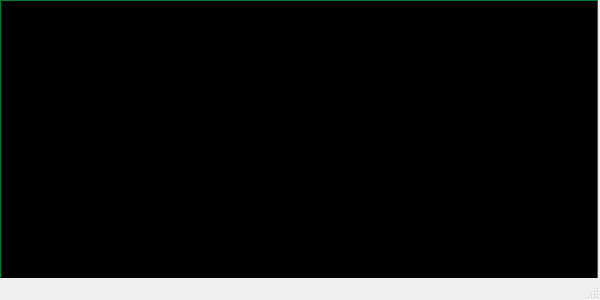
<?xml version="1.0" encoding="UTF-8"?>
<ui version="4.0">
 <class>YerothVenteListStocksWindow</class>
 <widget class="QMainWindow" name="YerothVenteListStocksWindow">
  <property name="windowModality">
   <enum>Qt::WindowModal</enum>
  </property>
  <property name="geometry">
   <rect>
    <x>0</x>
    <y>0</y>
    <width>600</width>
    <height>300</height>
   </rect>
  </property>
  <property name="windowTitle">
   <string>Yeroth-pgi-3.0 - fiche des stocks - vendre</string>
  </property>
  <widget class="QWidget" name="centralwidget">
   <widget class="YerothERPStocksTableView" name="tableView_PDV_list_stocks">
    <property name="geometry">
     <rect>
      <x>0</x>
      <y>0</y>
      <width>598</width>
      <height>299</height>
     </rect>
    </property>
    <property name="palette">
     <palette>
      <active>
       <colorrole role="WindowText">
        <brush brushstyle="SolidPattern">
         <color alpha="255">
          <red>0</red>
          <green>0</green>
          <blue>0</blue>
         </color>
        </brush>
       </colorrole>
       <colorrole role="Button">
        <brush brushstyle="SolidPattern">
         <color alpha="255">
          <red>2</red>
          <green>160</green>
          <blue>70</blue>
         </color>
        </brush>
       </colorrole>
       <colorrole role="Light">
        <brush brushstyle="SolidPattern">
         <color alpha="255">
          <red>3</red>
          <green>240</green>
          <blue>105</blue>
         </color>
        </brush>
       </colorrole>
       <colorrole role="Midlight">
        <brush brushstyle="SolidPattern">
         <color alpha="255">
          <red>2</red>
          <green>200</green>
          <blue>87</blue>
         </color>
        </brush>
       </colorrole>
       <colorrole role="Dark">
        <brush brushstyle="SolidPattern">
         <color alpha="255">
          <red>1</red>
          <green>80</green>
          <blue>35</blue>
         </color>
        </brush>
       </colorrole>
       <colorrole role="Mid">
        <brush brushstyle="SolidPattern">
         <color alpha="255">
          <red>1</red>
          <green>107</green>
          <blue>46</blue>
         </color>
        </brush>
       </colorrole>
       <colorrole role="Text">
        <brush brushstyle="SolidPattern">
         <color alpha="255">
          <red>0</red>
          <green>0</green>
          <blue>0</blue>
         </color>
        </brush>
       </colorrole>
       <colorrole role="BrightText">
        <brush brushstyle="SolidPattern">
         <color alpha="255">
          <red>255</red>
          <green>255</green>
          <blue>255</blue>
         </color>
        </brush>
       </colorrole>
       <colorrole role="ButtonText">
        <brush brushstyle="SolidPattern">
         <color alpha="255">
          <red>0</red>
          <green>0</green>
          <blue>0</blue>
         </color>
        </brush>
       </colorrole>
       <colorrole role="Base">
        <brush brushstyle="SolidPattern">
         <color alpha="255">
          <red>0</red>
          <green>0</green>
          <blue>0</blue>
         </color>
        </brush>
       </colorrole>
       <colorrole role="Window">
        <brush brushstyle="SolidPattern">
         <color alpha="255">
          <red>2</red>
          <green>160</green>
          <blue>70</blue>
         </color>
        </brush>
       </colorrole>
       <colorrole role="Shadow">
        <brush brushstyle="SolidPattern">
         <color alpha="255">
          <red>0</red>
          <green>0</green>
          <blue>0</blue>
         </color>
        </brush>
       </colorrole>
       <colorrole role="Highlight">
        <brush brushstyle="SolidPattern">
         <color alpha="255">
          <red>0</red>
          <green>0</green>
          <blue>0</blue>
         </color>
        </brush>
       </colorrole>
       <colorrole role="HighlightedText">
        <brush brushstyle="SolidPattern">
         <color alpha="255">
          <red>2</red>
          <green>160</green>
          <blue>70</blue>
         </color>
        </brush>
       </colorrole>
       <colorrole role="AlternateBase">
        <brush brushstyle="SolidPattern">
         <color alpha="255">
          <red>128</red>
          <green>207</green>
          <blue>162</blue>
         </color>
        </brush>
       </colorrole>
       <colorrole role="ToolTipBase">
        <brush brushstyle="SolidPattern">
         <color alpha="255">
          <red>255</red>
          <green>255</green>
          <blue>220</blue>
         </color>
        </brush>
       </colorrole>
       <colorrole role="ToolTipText">
        <brush brushstyle="SolidPattern">
         <color alpha="255">
          <red>0</red>
          <green>0</green>
          <blue>0</blue>
         </color>
        </brush>
       </colorrole>
       <colorrole role="PlaceholderText">
        <brush brushstyle="NoBrush">
         <color alpha="128">
          <red>0</red>
          <green>0</green>
          <blue>0</blue>
         </color>
        </brush>
       </colorrole>
      </active>
      <inactive>
       <colorrole role="WindowText">
        <brush brushstyle="SolidPattern">
         <color alpha="255">
          <red>0</red>
          <green>0</green>
          <blue>0</blue>
         </color>
        </brush>
       </colorrole>
       <colorrole role="Button">
        <brush brushstyle="SolidPattern">
         <color alpha="255">
          <red>2</red>
          <green>160</green>
          <blue>70</blue>
         </color>
        </brush>
       </colorrole>
       <colorrole role="Light">
        <brush brushstyle="SolidPattern">
         <color alpha="255">
          <red>3</red>
          <green>240</green>
          <blue>105</blue>
         </color>
        </brush>
       </colorrole>
       <colorrole role="Midlight">
        <brush brushstyle="SolidPattern">
         <color alpha="255">
          <red>2</red>
          <green>200</green>
          <blue>87</blue>
         </color>
        </brush>
       </colorrole>
       <colorrole role="Dark">
        <brush brushstyle="SolidPattern">
         <color alpha="255">
          <red>1</red>
          <green>80</green>
          <blue>35</blue>
         </color>
        </brush>
       </colorrole>
       <colorrole role="Mid">
        <brush brushstyle="SolidPattern">
         <color alpha="255">
          <red>1</red>
          <green>107</green>
          <blue>46</blue>
         </color>
        </brush>
       </colorrole>
       <colorrole role="Text">
        <brush brushstyle="SolidPattern">
         <color alpha="255">
          <red>0</red>
          <green>0</green>
          <blue>0</blue>
         </color>
        </brush>
       </colorrole>
       <colorrole role="BrightText">
        <brush brushstyle="SolidPattern">
         <color alpha="255">
          <red>255</red>
          <green>255</green>
          <blue>255</blue>
         </color>
        </brush>
       </colorrole>
       <colorrole role="ButtonText">
        <brush brushstyle="SolidPattern">
         <color alpha="255">
          <red>0</red>
          <green>0</green>
          <blue>0</blue>
         </color>
        </brush>
       </colorrole>
       <colorrole role="Base">
        <brush brushstyle="SolidPattern">
         <color alpha="255">
          <red>0</red>
          <green>0</green>
          <blue>0</blue>
         </color>
        </brush>
       </colorrole>
       <colorrole role="Window">
        <brush brushstyle="SolidPattern">
         <color alpha="255">
          <red>2</red>
          <green>160</green>
          <blue>70</blue>
         </color>
        </brush>
       </colorrole>
       <colorrole role="Shadow">
        <brush brushstyle="SolidPattern">
         <color alpha="255">
          <red>0</red>
          <green>0</green>
          <blue>0</blue>
         </color>
        </brush>
       </colorrole>
       <colorrole role="Highlight">
        <brush brushstyle="SolidPattern">
         <color alpha="255">
          <red>0</red>
          <green>0</green>
          <blue>0</blue>
         </color>
        </brush>
       </colorrole>
       <colorrole role="HighlightedText">
        <brush brushstyle="SolidPattern">
         <color alpha="255">
          <red>2</red>
          <green>160</green>
          <blue>70</blue>
         </color>
        </brush>
       </colorrole>
       <colorrole role="AlternateBase">
        <brush brushstyle="SolidPattern">
         <color alpha="255">
          <red>128</red>
          <green>207</green>
          <blue>162</blue>
         </color>
        </brush>
       </colorrole>
       <colorrole role="ToolTipBase">
        <brush brushstyle="SolidPattern">
         <color alpha="255">
          <red>255</red>
          <green>255</green>
          <blue>220</blue>
         </color>
        </brush>
       </colorrole>
       <colorrole role="ToolTipText">
        <brush brushstyle="SolidPattern">
         <color alpha="255">
          <red>0</red>
          <green>0</green>
          <blue>0</blue>
         </color>
        </brush>
       </colorrole>
       <colorrole role="PlaceholderText">
        <brush brushstyle="NoBrush">
         <color alpha="128">
          <red>0</red>
          <green>0</green>
          <blue>0</blue>
         </color>
        </brush>
       </colorrole>
      </inactive>
      <disabled>
       <colorrole role="WindowText">
        <brush brushstyle="SolidPattern">
         <color alpha="255">
          <red>1</red>
          <green>80</green>
          <blue>35</blue>
         </color>
        </brush>
       </colorrole>
       <colorrole role="Button">
        <brush brushstyle="SolidPattern">
         <color alpha="255">
          <red>2</red>
          <green>160</green>
          <blue>70</blue>
         </color>
        </brush>
       </colorrole>
       <colorrole role="Light">
        <brush brushstyle="SolidPattern">
         <color alpha="255">
          <red>3</red>
          <green>240</green>
          <blue>105</blue>
         </color>
        </brush>
       </colorrole>
       <colorrole role="Midlight">
        <brush brushstyle="SolidPattern">
         <color alpha="255">
          <red>2</red>
          <green>200</green>
          <blue>87</blue>
         </color>
        </brush>
       </colorrole>
       <colorrole role="Dark">
        <brush brushstyle="SolidPattern">
         <color alpha="255">
          <red>1</red>
          <green>80</green>
          <blue>35</blue>
         </color>
        </brush>
       </colorrole>
       <colorrole role="Mid">
        <brush brushstyle="SolidPattern">
         <color alpha="255">
          <red>1</red>
          <green>107</green>
          <blue>46</blue>
         </color>
        </brush>
       </colorrole>
       <colorrole role="Text">
        <brush brushstyle="SolidPattern">
         <color alpha="255">
          <red>1</red>
          <green>80</green>
          <blue>35</blue>
         </color>
        </brush>
       </colorrole>
       <colorrole role="BrightText">
        <brush brushstyle="SolidPattern">
         <color alpha="255">
          <red>255</red>
          <green>255</green>
          <blue>255</blue>
         </color>
        </brush>
       </colorrole>
       <colorrole role="ButtonText">
        <brush brushstyle="SolidPattern">
         <color alpha="255">
          <red>1</red>
          <green>80</green>
          <blue>35</blue>
         </color>
        </brush>
       </colorrole>
       <colorrole role="Base">
        <brush brushstyle="SolidPattern">
         <color alpha="255">
          <red>2</red>
          <green>160</green>
          <blue>70</blue>
         </color>
        </brush>
       </colorrole>
       <colorrole role="Window">
        <brush brushstyle="SolidPattern">
         <color alpha="255">
          <red>2</red>
          <green>160</green>
          <blue>70</blue>
         </color>
        </brush>
       </colorrole>
       <colorrole role="Shadow">
        <brush brushstyle="SolidPattern">
         <color alpha="255">
          <red>0</red>
          <green>0</green>
          <blue>0</blue>
         </color>
        </brush>
       </colorrole>
       <colorrole role="Highlight">
        <brush brushstyle="SolidPattern">
         <color alpha="255">
          <red>145</red>
          <green>145</green>
          <blue>145</blue>
         </color>
        </brush>
       </colorrole>
       <colorrole role="HighlightedText">
        <brush brushstyle="SolidPattern">
         <color alpha="255">
          <red>2</red>
          <green>160</green>
          <blue>70</blue>
         </color>
        </brush>
       </colorrole>
       <colorrole role="AlternateBase">
        <brush brushstyle="SolidPattern">
         <color alpha="255">
          <red>2</red>
          <green>160</green>
          <blue>70</blue>
         </color>
        </brush>
       </colorrole>
       <colorrole role="ToolTipBase">
        <brush brushstyle="SolidPattern">
         <color alpha="255">
          <red>255</red>
          <green>255</green>
          <blue>220</blue>
         </color>
        </brush>
       </colorrole>
       <colorrole role="ToolTipText">
        <brush brushstyle="SolidPattern">
         <color alpha="255">
          <red>0</red>
          <green>0</green>
          <blue>0</blue>
         </color>
        </brush>
       </colorrole>
       <colorrole role="PlaceholderText">
        <brush brushstyle="NoBrush">
         <color alpha="128">
          <red>0</red>
          <green>0</green>
          <blue>0</blue>
         </color>
        </brush>
       </colorrole>
      </disabled>
     </palette>
    </property>
    <property name="font">
     <font>
      <pointsize>11</pointsize>
     </font>
    </property>
    <property name="sortingEnabled">
     <bool>true</bool>
    </property>
   </widget>
  </widget>
  <widget class="QMenuBar" name="menubar">
   <property name="geometry">
    <rect>
     <x>0</x>
     <y>0</y>
     <width>600</width>
     <height>24</height>
    </rect>
   </property>
  </widget>
  <widget class="QStatusBar" name="statusbar"/>
  <action name="actionAjouter_article_liste">
   <property name="text">
    <string>Ajouter un article a la liste </string>
   </property>
   <property name="toolTip">
    <string>Ajouter un article a la liste </string>
   </property>
  </action>
 </widget>
 <customwidgets>
  <customwidget>
   <class>YerothERPStocksTableView</class>
   <extends>QTableView</extends>
   <header>src/widgets/table-view/yeroth-erp-stocks-table-view.hpp</header>
  </customwidget>
 </customwidgets>
 <resources/>
 <connections/>
</ui>
